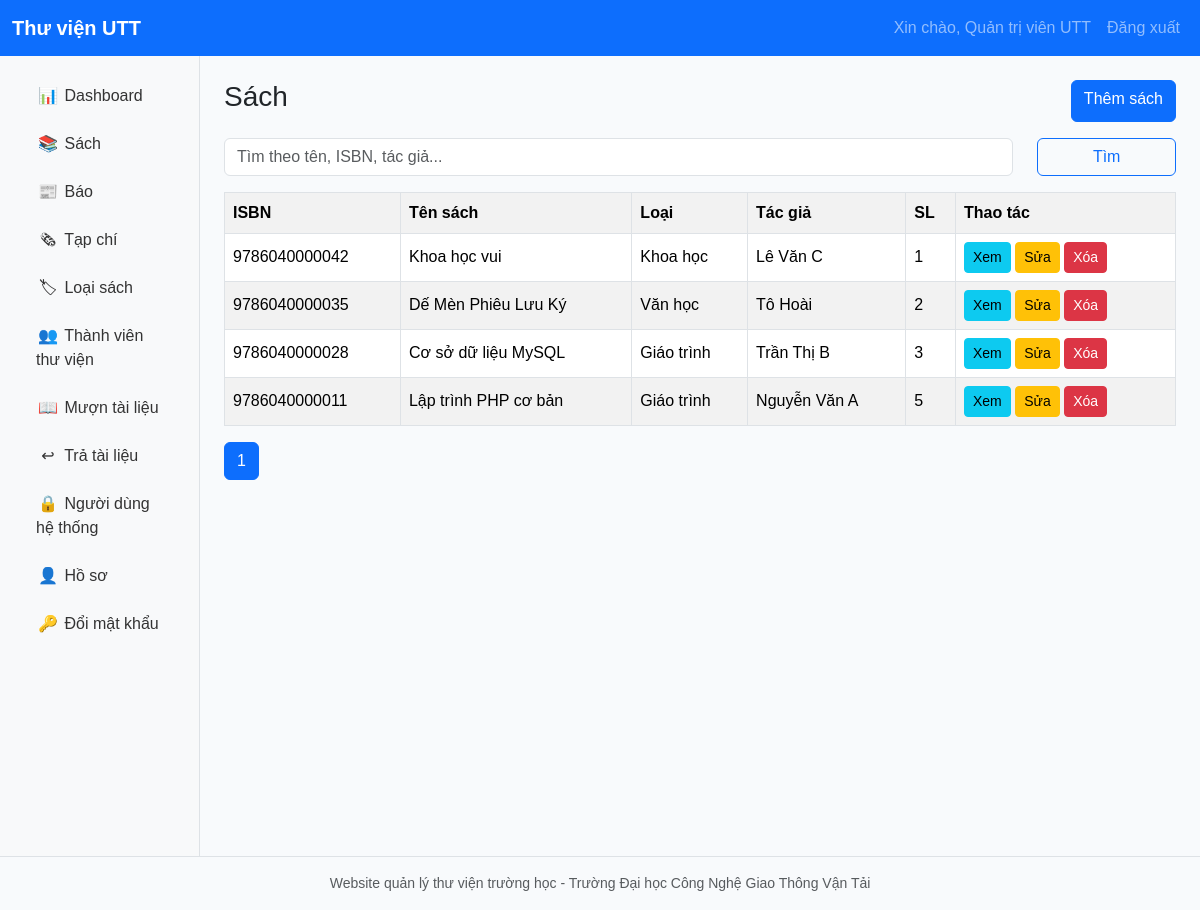
The app's page /books/index.php (signed in) with its own data.
### tables this page shows
CREATE TABLE books(id INT AUTO_INCREMENT PRIMARY KEY,isbn VARCHAR(50) NOT NULL UNIQUE,title VARCHAR(255) NOT NULL,book_type_id INT NOT NULL,author VARCHAR(150) NOT NULL,publisher VARCHAR(150) NULL,publish_year INT NULL,quantity INT NOT NULL DEFAULT 0,price DECIMAL(12,2) NOT NULL DEFAULT 0,description TEXT NULL,created_at TIMESTAMP DEFAULT CURRENT_TIMESTAMP,updated_at TIMESTAMP DEFAULT CURRENT_TIMESTAMP ON UPDATE CURRENT_TIMESTAMP,CONSTRAINT fk_books_type FOREIGN KEY(book_type_id) REFERENCES book_types(id),CONSTRAINT chk_books_quantity CHECK(quantity>=0));

CREATE TABLE book_types(id INT AUTO_INCREMENT PRIMARY KEY,name VARCHAR(150) NOT NULL UNIQUE,description TEXT NULL,created_at TIMESTAMP DEFAULT CURRENT_TIMESTAMP);

### includes/functions.php (called while the page is built, shortened)
<?php
function e($v){ return htmlspecialchars((string)$v, ENT_QUOTES, 'UTF-8'); }
function url($path=''){ return BASE_URL . '/' . ltrim($path,'/'); }
function current_user(){ return $_SESSION['user'] ?? null; }
function is_logged_in(){ return !empty($_SESSION['user']); }
function is_admin(){ return is_logged_in() && ($_SESSION['user']['role_name'] ?? '') === 'admin'; }
function paginate_info($total,$page,$perPage){ $totalPages=max(1,(int)ceil($total/$perPage)); return ['total_pages'=>$totalPages,'page'=>max(1,min($page,$totalPages))]; }

### includes/bootstrap.php (called while the page is built, shortened)
<?php
spl_autoload_register(function($class){
    $file = ROOT_PATH . '/' . str_replace('\\','/',$class) . '.php';
});
require_once __DIR__ . '/functions.php';

### config/database.php (called while the page is built)
<?php
return [
    'host' => 'localhost',
    'database' => 'library_management',
    'username' => 'root',
    'password' => '',
    'charset' => 'utf8mb4',
];

### app/Repositories/Database.php (called while the page is built, shortened)
<?php
class Database{ private static ?PDO $pdo=null; public static function connection():PDO{ if(self::$pdo===null){ $c=require ROOT_PATH.'/config/database.php'; $dsn="mysql:host={$c['host']};dbname={$c['database']};charset={$c['charset']}"; try{ self::$pdo=new PDO($dsn,$c['username'],$c['password'],[PDO::ATTR_ERRMODE=>PDO::ERRMODE_EXCEPTION,PDO::ATTR_DEFAULT_FETCH_MODE=>PDO::FETCH_ASSOC,PDO::ATTR_EMULATE_PREPARES=>false]); self::$pdo->exec('SET NAMES utf8mb4'); }catch(PDOException $e){ die('Không kết nối được database: '.$e->getMessage()); }} return self::$pdo; }}

### app/Services/BookService.php (called while the page is built, shortened)
<?php
class BookService{ private BookRepository $repo; public function __construct(){ $this->repo=new BookRepository(); } public function paginate($q='', $page=1,$perPage=10){return $this->repo->paginate($q,(int)$page,(int)$perPage);} public function all(){return $this->repo->all();} public function find($id){return $this->repo->find((int)$id);} public function save(array $d,?int $id=null):array{ $e=Validator::required($d,['isbn'=>'ISBN','title'=>'Tên sách','book_type_id'=>'Loại sách','author'=>'Tác giả','quantity'=>'Số lượng']); $e+=Validator::numberMin($d,'quantity','Số lượng',0); $e+=Validator::numberMin($d,'price','Giá',0); if($e)return ['ok'=>false,'errors'=>$e]; $id?$this->repo->update($id,$d):$id=$this->repo->create($d); return ['ok'=>true,'data'=>$this->repo->find($id)]; } public function delete(int $id):array{ if((new InventoryRepository())->hasBorrowHistory('book',$id))return ['ok'=>false,'message'=>'Không thể xóa sách đã có lịch sử mượn']; $this->repo->delete($id); return ['ok'=>true]; }}

### app/Repositories/BookRepository.php (called while the page is built)
<?php
namespace app\Repositories; class BookRepository extends BaseRepository{ public function paginate(string $q='',int $page=1,int $perPage=10):array{$offset=($page-1)*$perPage;$where='';$params=[];if($q){$where="WHERE b.title LIKE ? OR b.isbn LIKE ? OR b.author LIKE ?";$params=["%$q%","%$q%","%$q%"];}$total=(int)$this->fetch("SELECT COUNT(*) c FROM books b $where",$params)['c'];return ['data'=>$this->fetchAll("SELECT b.*,t.name type_name FROM books b LEFT JOIN book_types t ON t.id=b.book_type_id $where ORDER BY b.id DESC LIMIT $perPage OFFSET $offset",$params),'total'=>$total];} public function all():array{return $this->fetchAll("SELECT b.*,t.name type_name FROM books b LEFT JOIN book_types t ON t.id=b.book_type_id ORDER BY b.title");} public function find(int $id):?array{return $this->fetch("SELECT b.*,t.name type_name FROM books b LEFT JOIN book_types t ON t.id=b.book_type_id WHERE b.id=?",[$id]);} public function create(array $d):int{$this->execute("INSERT INTO books(isbn,title,book_type_id,author,publisher,publish_year,quantity,price,description) VALUES(?,?,?,?,?,?,?,?,?)",[$d['isbn'],$d['title'],$d['book_type_id'],$d['author'],$d['publisher']??null,$d['publish_year']??null,$d['quantity'],$d['price']??0,$d['description']??null]);return $this->lastInsertId();} public function update(int $id,array $d):bool{return $this->execute("UPDATE books SET isbn=?,title=?,book_type_id=?,author=?,publisher=?,publish_year=?,quantity=?,price=?,description=? WHERE id=?",[$d['isbn'],$d['title'],$d['book_type_id'],$d['author'],$d['publisher']??null,$d['publish_year']??null,$d['quantity'],$d['price']??0,$d['description']??null,$id]);} public function delete(int $id):bool{return $this->execute("DELETE FROM books WHERE id=?",[$id]);} public function hasBorrowHistory(int $id):bool{return (int)$this->fetch("SELECT COUNT(*) c FROM borrows WHERE item_type='book' AND item_id=?",[$id])['c']>0;}}

### app/Repositories/BaseRepository.php (called while the page is built, shortened)
<?php
class BaseRepository{ protected PDO $db; public function __construct(){ $this->db=Database::connection(); } protected function fetchAll(string $sql,array $params=[]):array{ $s=$this->db->prepare($sql); $s->execute($params); return $s->fetchAll(); } protected function fetch(string $sql,array $params=[]):?array{ $s=$this->db->prepare($sql); $s->execute($params); $r=$s->fetch(); return $r?:null; } protected function execute(string $sql,array $params=[]):bool{ $s=$this->db->prepare($sql); return $s->execute($params); } protected function lastInsertId():int{ return (int)$this->db->lastInsertId(); }}

### public/books/index.php (the view)
<?php require_once __DIR__.'/../../includes/bootstrap.php'; require_login(); use app\Services\BookService; $q=$_GET['q']??''; $page=max(1,(int)($_GET['page']??1)); $result=(new BookService())->paginate($q,$page,10); $rows=$result['data']; $pg=paginate_info($result['total'],$page,10); $title='Quản lý sách'; include ROOT_PATH.'/includes/header.php'; ?><div class="d-flex justify-content-between mb-3"><h1 class="h3">Sách</h1><a class="btn btn-primary" href="create.php">Thêm sách</a></div><form class="row mb-3"><div class="col-md-10"><input name="q" class="form-control" placeholder="Tìm theo tên, ISBN, tác giả..." value="<?= e($q) ?>"></div><div class="col-md-2"><button class="btn btn-outline-primary w-100">Tìm</button></div></form><div class="table-responsive"><table class="table table-bordered table-striped"><tr><th>ISBN</th><th>Tên sách</th><th>Loại</th><th>Tác giả</th><th>SL</th><th width="220">Thao tác</th></tr><?php foreach($rows as $r): ?><tr><td><?= e($r['isbn']) ?></td><td><?= e($r['title']) ?></td><td><?= e($r['type_name']) ?></td><td><?= e($r['author']) ?></td><td><?= e($r['quantity']) ?></td><td><a class="btn btn-sm btn-info" href="detail.php?id=<?= $r['id'] ?>">Xem</a> <a class="btn btn-sm btn-warning" href="edit.php?id=<?= $r['id'] ?>">Sửa</a> <a data-confirm="Xóa sách này?" class="btn btn-sm btn-danger" href="delete.php?id=<?= $r['id'] ?>">Xóa</a></td></tr><?php endforeach; ?></table></div><nav><ul class="pagination"><?php for($i=1;$i<=$pg['total_pages'];$i++): ?><li class="page-item <?= $i==$page?'active':'' ?>"><a class="page-link" href="?q=<?= urlencode($q) ?>&page=<?= $i ?>"><?= $i ?></a></li><?php endfor; ?></ul></nav><?php include ROOT_PATH.'/includes/footer.php'; ?>

### includes/header.php (shortened to what this page needs)
<?php require_once __DIR__ . '/bootstrap.php'; ?>
<!doctype html>
<html lang="vi">
<head>
    <link href="https://cdn.jsdelivr.net/npm/bootstrap@5.3.3/dist/css/bootstrap.min.css" rel="stylesheet">
    <link href="<?= url('assets/css/style.css') ?>" rel="stylesheet">
</head>
<body>
<nav class="navbar navbar-expand-lg navbar-dark bg-primary sticky-top">
    <div class="container-fluid">
        <a class="navbar-brand fw-bold" href="<?= url('dashboard.php') ?>">Thư viện UTT</a>
        <div class="collapse navbar-collapse" id="topMenu">
            <ul class="navbar-nav ms-auto">
                <?php if(is_logged_in()): ?>
                    <li class="nav-item"><a class="nav-link" href="<?= url('profile.php') ?>">Xin chào, <?= e(current_user()['full_name']) ?></a></li>
                    <li class="nav-item"><a class="nav-link" href="<?= url('logout.php') ?>">Đăng xuất</a></li>
                <?php else: ?>
                    <li class="nav-item"><a class="nav-link" href="<?= url('login.php') ?>">Đăng nhập</a></li>
                    <li class="nav-item"><a class="nav-link" href="<?= url('register.php') ?>">Đăng ký</a></li>
                <?php endif; ?>
            </ul>
        </div>
    </div>
</nav>
<div class="container-fluid"><div class="row">
<?php if(is_logged_in()): include __DIR__ . '/sidebar.php'; endif; ?>
<main class="<?= is_logged_in() ? 'col-md-9 ms-sm-auto col-lg-10 px-md-4' : 'col-12' ?> py-4">

### includes/sidebar.php
<nav class="col-md-3 col-lg-2 d-md-block bg-light sidebar collapse show min-vh-100 border-end"><div class="position-sticky pt-3"><ul class="nav flex-column">
<li class="nav-item"><a class="nav-link" href="<?= url('dashboard.php') ?>"><span class="menu-icon">&#128202;</span> Dashboard</a></li>
<li class="nav-item"><a class="nav-link" href="<?= url('books/index.php') ?>"><span class="menu-icon">&#128218;</span> Sách</a></li>
<li class="nav-item"><a class="nav-link" href="<?= url('newspapers/index.php') ?>"><span class="menu-icon">&#128240;</span> Báo</a></li>
<li class="nav-item"><a class="nav-link" href="<?= url('magazines/index.php') ?>"><span class="menu-icon">&#128478;</span> Tạp chí</a></li>
<li class="nav-item"><a class="nav-link" href="<?= url('book_types/index.php') ?>"><span class="menu-icon">&#127991;</span> Loại sách</a></li>
<li class="nav-item"><a class="nav-link" href="<?= url('members/index.php') ?>"><span class="menu-icon">&#128101;</span> Thành viên thư viện</a></li>
<li class="nav-item"><a class="nav-link" href="<?= url('borrows/index.php') ?>"><span class="menu-icon">&#128214;</span> Mượn tài liệu</a></li>
<li class="nav-item"><a class="nav-link" href="<?= url('returns/index.php') ?>"><span class="menu-icon">&#8617;</span> Trả tài liệu</a></li>
<?php if(is_admin()): ?><li class="nav-item"><a class="nav-link" href="<?= url('users/index.php') ?>"><span class="menu-icon">&#128274;</span> Người dùng hệ thống</a></li><?php endif; ?>
<li class="nav-item"><a class="nav-link" href="<?= url('profile.php') ?>"><span class="menu-icon">&#128100;</span> Hồ sơ</a></li>
<li class="nav-item"><a class="nav-link" href="<?= url('change_password.php') ?>"><span class="menu-icon">&#128273;</span> Đổi mật khẩu</a></li>
</ul></div></nav>

### includes/footer.php (shortened to what this page needs)
</main></div></div>
<footer class="text-center text-muted py-3 border-top small"><?= e(FOOTER_TEXT) ?></footer>
</body></html>

### public/assets/css/style.css (style rules this page uses)
body { background:#f8fafc;font-family:Arial,"Segoe UI",Tahoma,sans-serif }
.sidebar .nav-link { color:#333;padding:10px 16px;border-radius:8px;margin:2px 8px }
.menu-icon { display:inline-block;width:24px;text-align:center }
.table td,.table th { vertical-align:middle }

### records on screen
books: isbn "9786040000042", title "Khoa học vui", book_type.name "Khoa học", author "Lê Văn C", quantity "1"
books: isbn "9786040000035", title "Dế Mèn Phiêu Lưu Ký", book_type.name "Văn học", author "Tô Hoài", quantity "2"
books: isbn "9786040000028", title "Cơ sở dữ liệu MySQL", book_type.name "Giáo trình", author "Trần Thị B", quantity "3"
books: isbn "9786040000011", title "Lập trình PHP cơ bản", book_type.name "Giáo trình", author "Nguyễn Văn A", quantity "5"

### other values on screen
current_user()['full_name'] "Quản trị viên UTT"
FOOTER_TEXT "Website quản lý thư viện trường học - Trường Đại học Công Nghệ Giao Thông Vận Tải"
